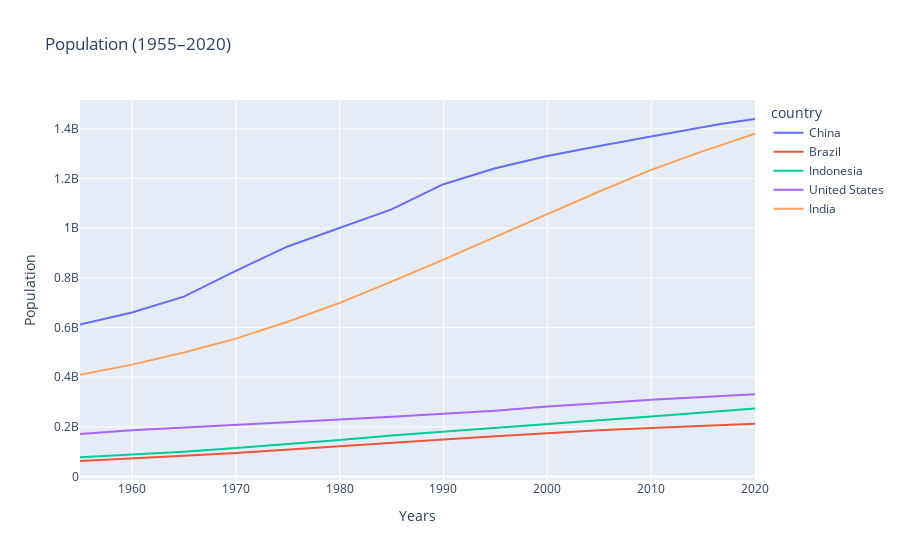

Here is the notebook cell this chart was saved with:
### Markdown cell above
# Lineplot

### Code cell
# Plot with Plotly Express
fig = px.line(df_population,
              x='year',
              y='population',
              color='country',
              title='Population (1955–2020)',
              labels={'year': 'Years', 'population': 'Population'})

fig.show()

### Figure 1 — Plotly figure (JSON) as saved in the notebook; plotly's stock layout.template omitted (floating-point values rounded to 4 significant figures)
{"data": [{"hovertemplate": "country=China<br>Years=%{x}<br>Population=%{y}<extra></extra>", "legendgroup": "China", "line": {"color": "#636efa", "dash": "solid"}, "marker": {"symbol": "circle"}, "mode": "lines", "name": "China", "orientation": "v", "showlegend": true, "type": "scatter", "x": [2020, 2019, 2018, 2017, 2016, 2015, 2010, 2005, 2000, 1995, 1990, 1985, 1980, 1975, 1970, 1965, 1960, 1955], "xaxis": "x", "y": [1439323776, 1433783686, 1427647786, 1421021791, 1414049351, 1406847870, 1368810615, 1330776380, 1290550765, 1240920535, 1176883674, 1075589361, 1000089235, 926240885, 827601394, 724218968, 660408056, 612241554], "yaxis": "y"}, {"hovertemplate": "country=Brazil<br>Years=%{x}<br>Population=%{y}<extra></extra>", "legendgroup": "Brazil", "line": {"color": "#EF553B", "dash": "solid"}, "marker": {"symbol": "circle"}, "mode": "lines", "name": "Brazil", "orientation": "v", "showlegend": true, "type": "scatter", "x": [2020, 2019, 2018, 2017, 2016, 2015, 2010, 2005, 2000, 1995, 1990, 1985, 1980, 1975, 1970, 1965, 1960, 1955], "xaxis": "x", "y": [212559417, 211049527, 209469323, 207833823, 206163053, 204471769, 195713635, 186127103, 174790340, 162019896, 149003223, 135274080, 120694009, 107216205, 95113265, 83373530, 72179226, 62533919], "yaxis": "y"}, {"hovertemplate": "country=Indonesia<br>Years=%{x}<br>Population=%{y}<extra></extra>", "legendgroup": "Indonesia", "line": {"color": "#00cc96", "dash": "solid"}, "marker": {"symbol": "circle"}, "mode": "lines", "name": "Indonesia", "orientation": "v", "showlegend": true, "type": "scatter", "x": [2020, 2019, 2018, 2017, 2016, 2015, 2010, 2005, 2000, 1995, 1990, 1985, 1980, 1975, 1970, 1965, 1960, 1955], "xaxis": "x", "y": [273523615, 270625568, 267670543, 264650963, 261556381, 258383256, 241834215, 226289470, 211513823, 196934260, 181413402, 164982451, 147447836, 130680727, 114793178, 100267062, 87751068, 77273425], "yaxis": "y"}, {"hovertemplate": "country=United States<br>Years=%{x}<br>Population=%{y}<extra></extra>", "legendgroup": "United States", "line": {"color": "#ab63fa", "dash": "solid"}, "marker": {"symbol": "circle"}, "mode": "lines", "name": "United States", "orientation": "v", "showlegend": true, "type": "scatter", "x": [2020, 2019, 2018, 2017, 2016, 2015, 2010, 2005, 2000, 1995, 1990, 1985, 1980, 1975, 1970, 1965, 1960, 1955], "xaxis": "x", "y": [331002651, 329064917, 327096265, 325084756, 323015995, 320878310, 309011475, 294993511, 281710909, 265163745, 252120309, 240499825, 229476354, 219081251, 209513341, 199733676, 186720571, 171685336], "yaxis": "y"}, {"hovertemplate": "country=India<br>Years=%{x}<br>Population=%{y}<extra></extra>", "legendgroup": "India", "line": {"color": "#FFA15A", "dash": "solid"}, "marker": {"symbol": "circle"}, "mode": "lines", "name": "India", "orientation": "v", "showlegend": true, "type": "scatter", "x": [2020, 2019, 2018, 2017, 2016, 2015, 2010, 2005, 2000, 1995, 1990, 1985, 1980, 1975, 1970, 1965, 1960, 1955], "xaxis": "x", "y": [1380004385, 1366417754, 1352642280, 1338676785, 1324517249, 1310152403, 1234281170, 1147609927, 1056575549, 963922588, 873277798, 784360008, 698952844, 623102897, 555189792, 499123324, 450547679, 409880595], "yaxis": "y"}], "layout": {"legend": {"title": {"text": "country"}, "tracegroupgap": 0}, "title": {"text": "Population (1955–2020)"}, "xaxis": {"anchor": "y", "domain": [0, 1], "title": {"text": "Years"}}, "yaxis": {"anchor": "x", "domain": [0, 1], "title": {"text": "Population"}}}}
